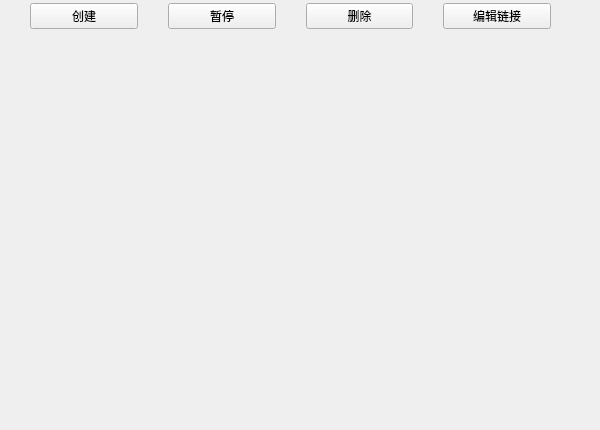
<?xml version="1.0" encoding="UTF-8"?>
<ui version="4.0">
 <class>tasks</class>
 <widget class="QWidget" name="tasks">
  <property name="geometry">
   <rect>
    <x>0</x>
    <y>0</y>
    <width>600</width>
    <height>430</height>
   </rect>
  </property>
  <property name="windowTitle">
   <string>Form</string>
  </property>
  <widget class="QWidget" name="layoutWidget">
   <property name="geometry">
    <rect>
     <x>30</x>
     <y>0</y>
     <width>521</width>
     <height>32</height>
    </rect>
   </property>
   <layout class="QHBoxLayout" name="horizontalLayout">
    <property name="spacing">
     <number>30</number>
    </property>
    <item>
     <widget class="QPushButton" name="NewTask">
      <property name="text">
       <string>创建</string>
      </property>
     </widget>
    </item>
    <item>
     <widget class="QPushButton" name="Pause">
      <property name="text">
       <string>暂停</string>
      </property>
     </widget>
    </item>
    <item>
     <widget class="QPushButton" name="Delete">
      <property name="text">
       <string>删除</string>
      </property>
     </widget>
    </item>
    <item>
     <widget class="QPushButton" name="EditLink">
      <property name="text">
       <string>编辑链接</string>
      </property>
     </widget>
    </item>
   </layout>
  </widget>
 </widget>
 <resources/>
 <connections/>
</ui>
